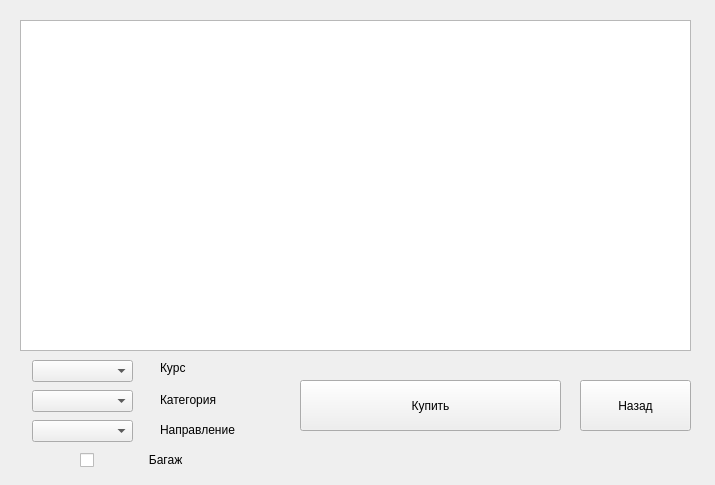
<?xml version="1.0" encoding="UTF-8"?>
<ui version="4.0">
 <class>Form</class>
 <widget class="QWidget" name="Form">
  <property name="geometry">
   <rect>
    <x>0</x>
    <y>0</y>
    <width>715</width>
    <height>485</height>
   </rect>
  </property>
  <property name="windowTitle">
   <string>Form</string>
  </property>
  <widget class="QTableWidget" name="table">
   <property name="geometry">
    <rect>
     <x>20</x>
     <y>20</y>
     <width>671</width>
     <height>331</height>
    </rect>
   </property>
  </widget>
  <widget class="QPushButton" name="but_reload">
   <property name="geometry">
    <rect>
     <x>300</x>
     <y>380</y>
     <width>261</width>
     <height>51</height>
    </rect>
   </property>
   <property name="text">
    <string>Купить</string>
   </property>
  </widget>
  <widget class="QPushButton" name="but_return">
   <property name="geometry">
    <rect>
     <x>580</x>
     <y>380</y>
     <width>111</width>
     <height>51</height>
    </rect>
   </property>
   <property name="text">
    <string>Назад</string>
   </property>
  </widget>
  <widget class="QComboBox" name="comboBox_kurs">
   <property name="geometry">
    <rect>
     <x>32</x>
     <y>360</y>
     <width>101</width>
     <height>22</height>
    </rect>
   </property>
  </widget>
  <widget class="QComboBox" name="comboBox_category">
   <property name="geometry">
    <rect>
     <x>32</x>
     <y>390</y>
     <width>101</width>
     <height>22</height>
    </rect>
   </property>
  </widget>
  <widget class="QComboBox" name="comboBox_direction">
   <property name="geometry">
    <rect>
     <x>32</x>
     <y>420</y>
     <width>101</width>
     <height>22</height>
    </rect>
   </property>
  </widget>
  <widget class="QLabel" name="label_kurs">
   <property name="geometry">
    <rect>
     <x>160</x>
     <y>360</y>
     <width>55</width>
     <height>16</height>
    </rect>
   </property>
   <property name="text">
    <string>Курс</string>
   </property>
  </widget>
  <widget class="QLabel" name="label_category">
   <property name="geometry">
    <rect>
     <x>160</x>
     <y>390</y>
     <width>61</width>
     <height>20</height>
    </rect>
   </property>
   <property name="text">
    <string>Категория</string>
   </property>
  </widget>
  <widget class="QLabel" name="label_dircetion">
   <property name="geometry">
    <rect>
     <x>160</x>
     <y>420</y>
     <width>81</width>
     <height>20</height>
    </rect>
   </property>
   <property name="text">
    <string>Направление</string>
   </property>
  </widget>
  <widget class="QCheckBox" name="checkBox">
   <property name="geometry">
    <rect>
     <x>80</x>
     <y>450</y>
     <width>191</width>
     <height>20</height>
    </rect>
   </property>
   <property name="layoutDirection">
    <enum>Qt::LeftToRight</enum>
   </property>
   <property name="text">
    <string>               Багаж</string>
   </property>
  </widget>
 </widget>
 <resources/>
 <connections/>
</ui>
